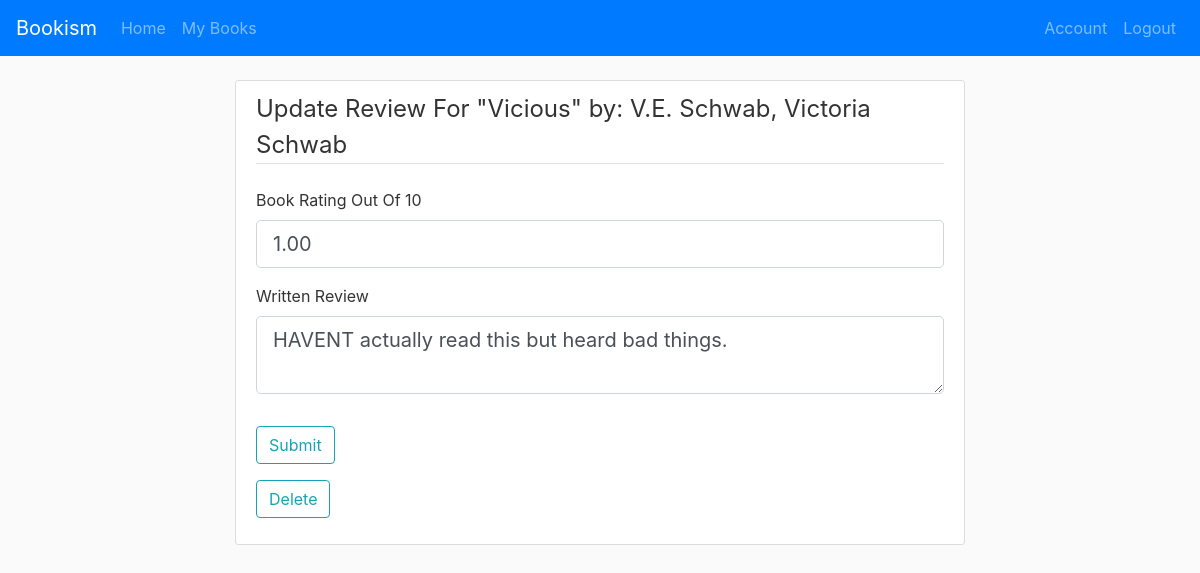
The app's page /review/104 (signed in) with its own data.
### project1/models.py (models this page shows)
class Book(db.Model):
    id = db.Column(db.Integer, primary_key=True)
    isbn = db.Column(db.String(25), nullable=False)
    title = db.Column(db.String(50), nullable=False)
    author = db.Column(db.String(25), nullable=False)
    year = db.Column(db.Integer, nullable=False)
    count_ratings = db.Column(db.Integer)
    overall_rating = db.Column(db.Float)
    image_file = db.Column(db.String(20), nullable=False, default='default.jpg')
    reviews = db.relationship("Review", back_populates="books")

class Review(db.Model):
    book_id = db.Column(db.String(25), db.ForeignKey('book.id'), primary_key = True)
    user_id = db.Column(db.Integer, db.ForeignKey('user.id'), primary_key = True)
    username = db.Column(db.String(25), nullable=False)
    bookname = db.Column(db.String(50), nullable=False)
    timestamp = db.Column(db.DateTime, default=datetime.utcnow)
    review = db.Column(db.Text)
    rating = db.Column(db.Float)
    books = db.relationship("Book", back_populates="reviews")
    users = db.relationship("User", back_populates="reviews")

### project1/routes.py (the view, shortened to what this page needs)
@app.route('/review/<int:id>', methods=['GET', 'POST'])
@login_required
def review(id):
    form = ReviewForm()            # Create the form
    book = Book.query.get(int(id)) # Get the book from the database
    r = Review.query.filter_by(book_id=id, user_id=current_user.id).first()
    heading = "New" # Used as aheading in the HTML
    if book is None:  # Check that the book exists
        flash('That Book ID Is Invalid', 'info')
        redirect(url_for('index'))
    if r:
        form.review.data = r.review
        form.rating.data = r.rating
        heading = "Update"
    if form.delete.data and r:
        db.session.delete(r)
        db.session.commit()
        flash(f'Your Review Was Successfully Deleted', 'success')
        return redirect(url_for('users', id=current_user.id))
    return render_template('review.html', heading=heading, form=form, book=book)

### project1/forms.py
class ReviewForm(FlaskForm):
    rating =  DecimalField('Book Rating Out Of 10',
        validators=([DataRequired(), NumberRange(min=0, max=10)]))
    review = TextAreaField('Written Review')
    submit = SubmitField('Submit')
    delete = SubmitField('Delete')

### project1/models.py (called while the page is built)
@login_manager.user_loader
def load_user(user_id):
    return User.query.get(int(user_id))

### project1/templates/review.html (shortened to what this page needs)
{% extends "index.html" %}
{% block body %}
<div class="col-md-8 justify-content-center">
  <div class="content-section">
    <form action="" method="post">
      <fieldset class="form-group">
        <legend class="border-bottom mb-4">{{ heading }}  Review  For  "{{ book.title }}"   by:  {{ book.author }}</legend>
        <div class="form-group">
          {{ form.rating.label(class="form-control-label") }}
          {% if form.rating.errors %}
            {{ form.rating(class="form-control form-control-lg is-invalid") }}
            <div class="invalid-feedback">
              {% for error in form.rating.errors %}
                <span>{{ error }}</span>
              {% endfor %}
            </div>
          {% else %}
            {{ form.rating(class="form-control form-control-lg") }}
          {% endif %}
        </div>
        <div class="form-group">
          {{ form.review.label(class="form-control-label") }}
          {% if form.review.errors %}
            {{ form.review(class="form-control form-control-lg is-invalid") }}
            <div class="invalid-feedback">
              {% for error in form.review.errors %}
                <span>{{ error }}</span>
              {% endfor %}
            </div>
          {% else %}
            {{ form.review(class="form-control form-control-lg") }}
          {% endif %}
        </div>
      </fieldset>
      <div class="form-group">
        {{ form.submit(class="btn btn-outline-info") }}
      </div>
      <div class="form-group" width="200">
        {{ form.delete(class="btn btn-outline-info") }}
      </div>
    </form>
  </div>
</div>
{% endblock %}

### project1/static/main.css (style rules this page uses)
body { background: #fafafa; color: #333333; margin-top: 5rem; }
.content-section { background: #ffffff; padding: 10px 20px; border: 1px solid #dddddd; border-radius: 3px; margin-bottom: 20px; }

### records on screen
Book: title "Vicious", author "V.E. Schwab, Victoria Schwab"
Review: rating "1.00", review "HAVENT actually read this but heard bad things."

### other values on screen
{{ heading }} "Update"
